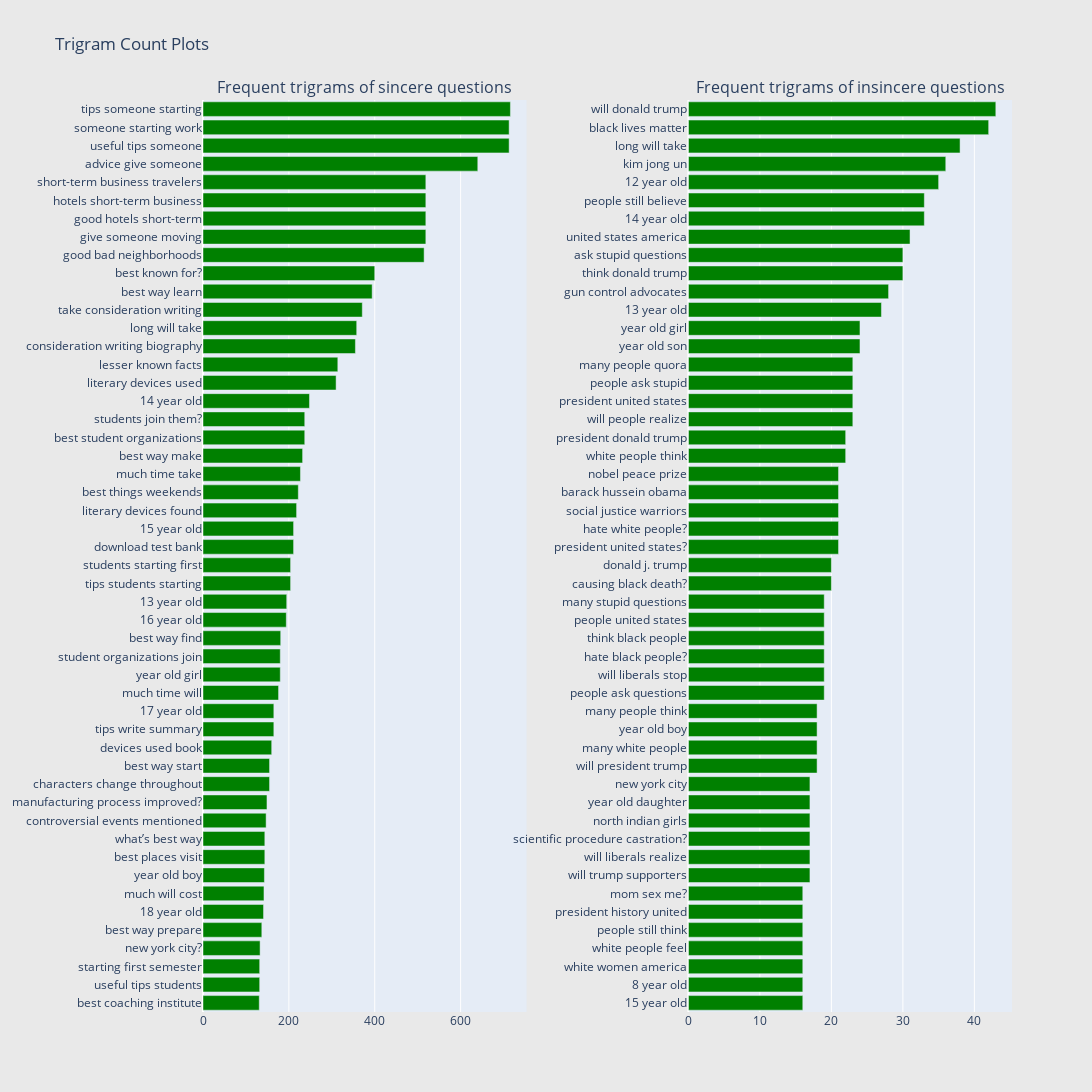

Notebook code cell kept with this figure:
### Code cell
freq_dict = defaultdict(int)
for sent in train0_df["question_text"]:
    for word in generate_ngrams(sent,3):
        freq_dict[word] += 1
fd_sorted = pd.DataFrame(sorted(freq_dict.items(), key=lambda x: x[1])[::-1])
fd_sorted.columns = ["word", "wordcount"]
trace0 = horizontal_bar_chart(fd_sorted.head(50), 'green')


freq_dict = defaultdict(int)
for sent in train1_df["question_text"]:
    for word in generate_ngrams(sent,3):
        freq_dict[word] += 1
fd_sorted = pd.DataFrame(sorted(freq_dict.items(), key=lambda x: x[1])[::-1])
fd_sorted.columns = ["word", "wordcount"]
trace1 = horizontal_bar_chart(fd_sorted.head(50), 'green')

fig = tools.make_subplots(rows=1, cols=2, vertical_spacing=0.04, horizontal_spacing=0.2,
                          subplot_titles=["Frequent trigrams of sincere questions", 
                                          "Frequent trigrams of insincere questions"])
fig.append_trace(trace0, 1, 1)
fig.append_trace(trace1, 1, 2)
fig['layout'].update(height=1200, width=1200, paper_bgcolor='rgb(233,233,233)', title="Trigram Count Plots")
py.iplot(fig, filename='word-plots')

### Figure 1 — Plotly figure (JSON) as saved in the notebook; plotly's stock layout.template omitted (floating-point values rounded to 4 significant figures)
{"data": [{"marker": {"color": "green"}, "orientation": "h", "showlegend": false, "type": "bar", "x": [131, 132, 132, 133, 137, 141, 142, 143, 144, 144, 147, 149, 155, 155, 160, 165, 165, 176, 180, 180, 181, 194, 195, 204, 204, 211, 211, 218, 222, 227, 232, 237, 237, 248, 310, 314, 355, 358, 371, 394, 400, 515, 519, 519, 519, 519, 640, 713, 713, 716], "xaxis": "x", "y": ["best coaching institute", "useful tips students", "starting first semester", "new york city?", "best way prepare", "18 year old", "much will cost", "year old boy", "best places visit", "what’s best way", "controversial events mentioned", "manufacturing process improved?", "characters change throughout", "best way start", "devices used book", "tips write summary", "17 year old", "much time will", "year old girl", "student organizations join", "best way find", "16 year old", "13 year old", "tips students starting", "students starting first", "download test bank", "15 year old", "literary devices found", "best things weekends", "much time take", "best way make", "best student organizations", "students join them?", "14 year old", "literary devices used", "lesser known facts", "consideration writing biography", "long will take", "take consideration writing", "best way learn", "best known for?", "good bad neighborhoods", "give someone moving", "good hotels short-term", "hotels short-term business", "short-term business travelers", "advice give someone", "useful tips someone", "someone starting work", "tips someone starting"], "yaxis": "y"}, {"marker": {"color": "green"}, "orientation": "h", "showlegend": false, "type": "bar", "x": [16, 16, 16, 16, 16, 16, 16, 17, 17, 17, 17, 17, 17, 18, 18, 18, 18, 19, 19, 19, 19, 19, 19, 20, 20, 21, 21, 21, 21, 21, 22, 22, 23, 23, 23, 23, 24, 24, 27, 28, 30, 30, 31, 33, 33, 35, 36, 38, 42, 43], "xaxis": "x2", "y": ["15 year old", "8 year old", "white women america", "white people feel", "people still think", "president history united", "mom sex me?", "will trump supporters", "will liberals realize", "scientific procedure castration?", "north indian girls", "year old daughter", "new york city", "will president trump", "many white people", "year old boy", "many people think", "people ask questions", "will liberals stop", "hate black people?", "think black people", "people united states", "many stupid questions", "causing black death?", "donald j. trump", "president united states?", "hate white people?", "social justice warriors", "barack hussein obama", "nobel peace prize", "white people think", "president donald trump", "will people realize", "president united states", "people ask stupid", "many people quora", "year old son", "year old girl", "13 year old", "gun control advocates", "think donald trump", "ask stupid questions", "united states america", "14 year old", "people still believe", "12 year old", "kim jong un", "long will take", "black lives matter", "will donald trump"], "yaxis": "y2"}], "layout": {"annotations": [{"font": {"size": 16}, "showarrow": false, "text": "Frequent trigrams of sincere questions", "x": 0.2, "xanchor": "center", "xref": "paper", "y": 1, "yanchor": "bottom", "yref": "paper"}, {"font": {"size": 16}, "showarrow": false, "text": "Frequent trigrams of insincere questions", "x": 0.8, "xanchor": "center", "xref": "paper", "y": 1, "yanchor": "bottom", "yref": "paper"}], "height": 1200, "paper_bgcolor": "rgb(233,233,233)", "title": {"text": "Trigram Count Plots"}, "width": 1200, "xaxis": {"anchor": "y", "domain": [0, 0.4]}, "xaxis2": {"anchor": "y2", "domain": [0.6, 1]}, "yaxis": {"anchor": "x", "domain": [0, 1]}, "yaxis2": {"anchor": "x2", "domain": [0, 1]}}}
